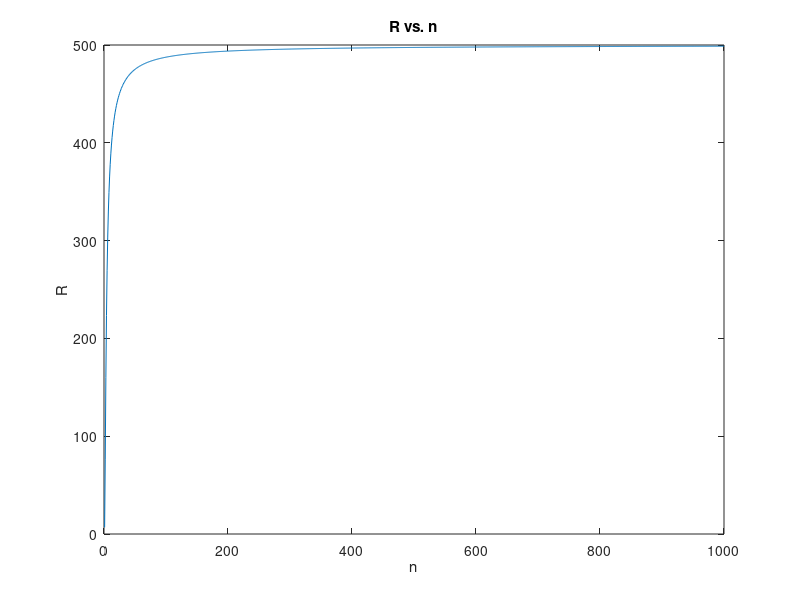

This figure's MATLAB source:
clc
clear
close all

n = zeros(1000,1);
R = zeros(1000,1);

for i=1:1000
   n(i,1) = i;
   R(i,1) = 1000/(power(10,2.163/i)+1);
end

plot(n, R);
title('R vs. n');
xlabel('n');
ylabel('R');